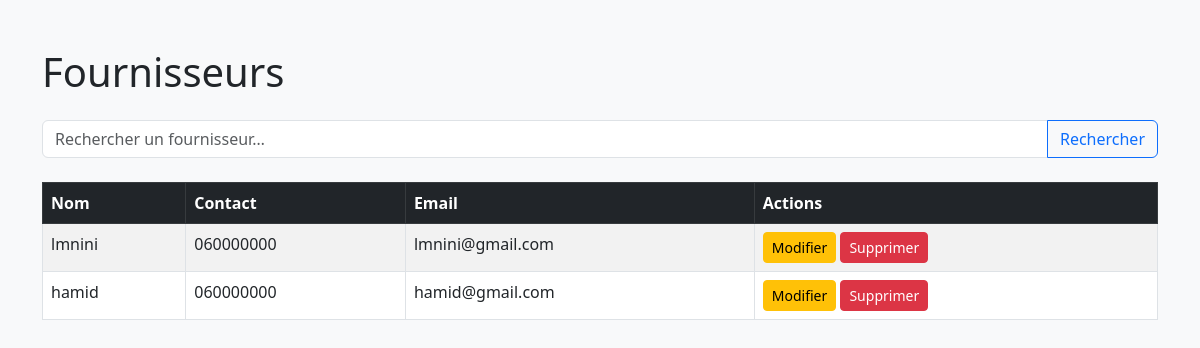
The app's page /fournisseurs/ (signed in) with its own data.
### inventory/models.py (models this page shows, shortened)
class Fournisseur(models.Model):
    user = models.OneToOneField(
        CustomUser, on_delete=models.CASCADE,
        limit_choices_to={'role': 'fournisseur'},
        related_name='fournisseur_profile',
        null=True, blank=True  # ← autorise les fournisseurs sans user
    )
    nom     = models.CharField(max_length=100)
    contact = models.CharField(max_length=20)
    email   = models.EmailField(unique=True)
    adresse = models.CharField(max_length=255, blank=True, null=True)

### inventory/views.py (the view)
# urls.py: path('fournisseurs/', fournisseur_list, name='fournisseur_list'),
@login_required
@user_passes_test(is_gestionnaire)
def fournisseur_list(request):
    fournisseurs = Fournisseur.objects.all()
    return render(request, 'fournisseur_list.html', {'fournisseurs': fournisseurs})

### inventory/views.py (called while the page is built)
def is_gestionnaire(user):
    return user.role == 'gestionnaire' or user.role == 'admin'

### templates/fournisseur_list.html (shortened to what this page needs)
<!DOCTYPE html>
<html lang="fr">
<head>
  <link href="https://cdn.jsdelivr.net/npm/bootstrap@5.3.0/dist/css/bootstrap.min.css" rel="stylesheet">
</head>
<body class="bg-light">
  <div class="container py-5">
    <h1 class="mb-4">Fournisseurs</h1>
    <form method="get" class="mb-4">
      <div class="input-group">
        <input type="text" name="q" value="{{ request.GET.q }}" placeholder="Rechercher un fournisseur…" class="form-control">
        <button class="btn btn-outline-primary">Rechercher</button>
      </div>
    </form>
    <table class="table table-bordered table-striped bg-white">
      <thead class="table-dark">
        <tr>
          <th>Nom</th>
          <th>Contact</th>
          <th>Email</th>
          <th>Actions</th>
        </tr>
      </thead>
      <tbody>
        {% for f in fournisseurs %}
        <tr>
          <td>{{ f.nom }}</td>
          <td>{{ f.contact }}</td>
          <td>{{ f.email }}</td>
          <td>
            <a href="{% url 'edit_fournisseur' f.pk %}" class="btn btn-sm btn-warning">Modifier</a>
            <a href="{% url 'delete_fournisseur' f.pk %}" class="btn btn-sm btn-danger">Supprimer</a>
          </td>
        </tr>
        {% empty %}
        <tr><td colspan="4" class="text-center">Aucun fournisseur trouvé.</td></tr>
        {% endfor %}
      </tbody>
    </table>
  </div>
</body>
</html>

### records on screen
Fournisseur: nom "lmnini", contact "060000000", email "lmnini@gmail.com"
Fournisseur: nom "hamid", contact "060000000", email "hamid@gmail.com"
